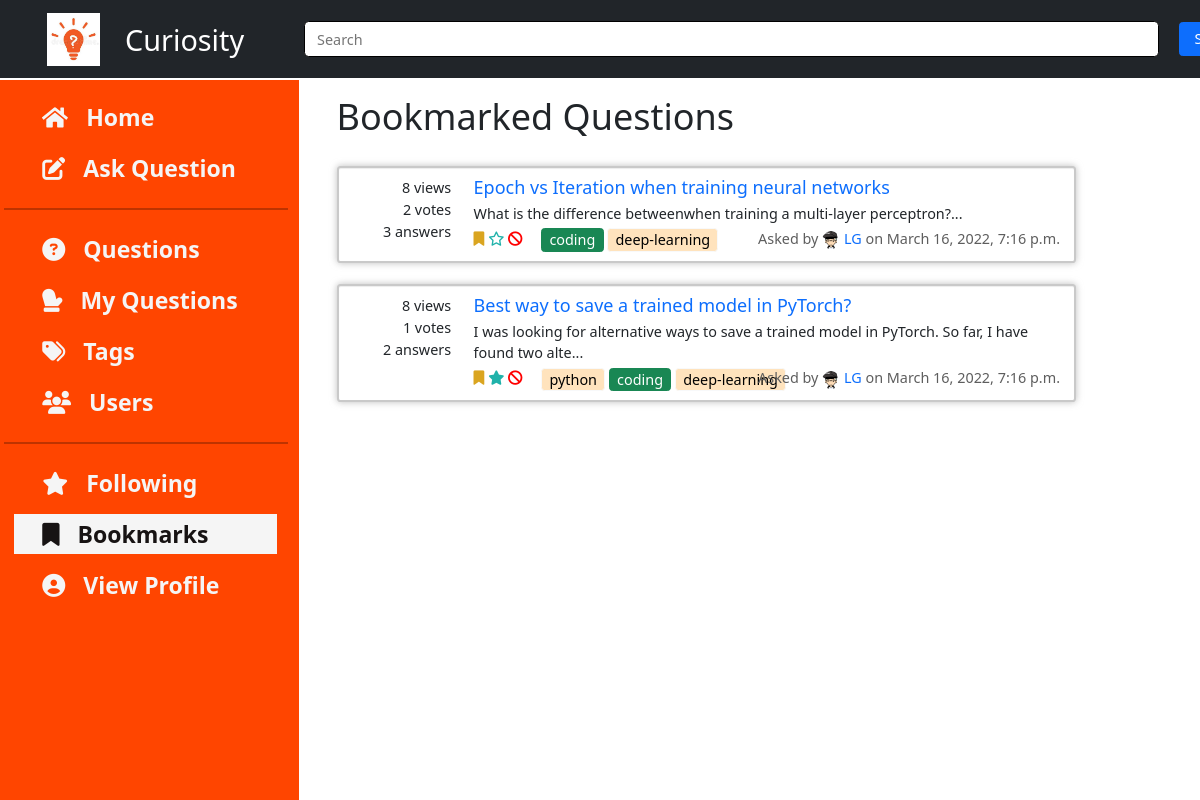
Screenshot of /home/bookmarks/ (signed in) with the database file from the repository.
### questions/models.py (models this page shows, shortened)
class Question(Content):
    title = models.CharField(max_length=100)
    tags = models.ManyToManyField(to='tags.Tag', blank=False)
    viewedBy = models.ManyToManyField(to='users.User', related_name='viewedBy', blank=True)
    def get_summary_text(self):
        text = re.sub(r'<.*?>|&+.*;+', '', self.text)
        return text[:100] + '...'
    class Meta:
        ordering = ['-pub_date']

### home/models.py (models this page shows, shortened)
class Content(models.Model):
    text = RichTextField(blank=False)
    author = models.ForeignKey(to='users.User', on_delete=models.SET_NULL, related_name='author', null=True)
    anonymous = models.BooleanField(default=False)
    pub_date = models.DateTimeField('date published', default = datetime.now(), blank=True, null=True)
    likedBy = models.ManyToManyField(to='users.User', related_name='likedBy', blank=True)
    dislikedBy = models.ManyToManyField(to='users.User', related_name='dislikedBy', blank=True)
    def get_votes(self):
        return self.likedBy.count() - self.dislikedBy.count()
    def get_author_name(self):
        if self.anonymous:
            return 'Anonymous User'
        else:
            return self.author.username

### tags/models.py (models this page shows, shortened)
class Tag(models.Model):
    name = models.CharField(max_length=50)

### users/models.py (models this page shows, shortened)
class User(AbstractUser):
    username = models.CharField(max_length=25,blank=False,unique=True)
    email = models.EmailField(
        verbose_name='email address',
        max_length=50,
        unique=True,
        blank=False,
        validators=[EmailValidator()]
    )
    name = models.CharField(max_length=30, blank=True, null=True)
    profile_image = models.ImageField(upload_to='profile_image', default='default.jpg')
    blocked = models.BooleanField(default=False)
    followingQuestions = models.ManyToManyField(to='questions.Question', related_name='users_following', blank=True)
    bookmarkQuestions = models.ManyToManyField(to='questions.Question', related_name='users_bookmarked', blank=True)
    favouriteTags = models.ManyToManyField(to='tags.Tag', blank=True)
    objects = UserInfoManager()
    USERNAME_FIELD = 'email'
    REQUIRED_FIELDS = ['username' ]

### home/views.py (the view)
# urls.py: path('bookmarks/', views.bookView, name='bookmarks'),                # bookmarks page
def bookView(request):
    user = User.objects.filter(
        id=request.user.id).values_list('bookmarkQuestions')
    bookQuestions = Question.objects.filter(id__in=user).distinct()
    context = {
        'questions': bookQuestions,
        'pop_tags': get_popular_tags()
    }
    return render(request, 'home/bookmark_questions.html', context=context)

### home/views.py (called while the page is built)
def get_popular_tags():
    return sorted(Tag.objects.all(), key=lambda x: x.question_set.count(), reverse=True)[:10]

### home/templates/home/bookmark_questions.html (shortened to what this page needs)
{% extends 'questions_list.html' %}
{% block heading %}
Bookmarked Questions
{% endblock %}

### templates/questions_list.html (shortened to what this page needs)
{% extends 'base.html' %}
{% block insert_content %}
<h1 class="container">
    {% block heading %}{% endblock %}
</h1>
<br>
<div class="container">
    {% if questions %}
    {%for question in questions%}
    <div class="card d-flex flex-row "
        style="box-shadow: 0 1px 1px rgba(0, 0, 0, 0.075) inset, 0 0 8px rgba(146, 146, 146, 0.6);">
        <div class="d-flex flex-column align-middle ques-stats">
            <span>{{question.viewedBy.count}} views</span>
            <span>{{question.get_votes}} votes</span>
            <span>{{question.answer_set.count}} answers</span>
        </div>
        <div class="d-flex flex-column">
            <a href="{% url 'questions:view_question' question_id=question.id %}" style="text-decoration: none;">
                <h5 style="margin-bottom: 4px;">{{question.title}}</h5>
            </a>
            <div style="margin-bottom: 4px;">{{question.get_summary_text}}</div>
            <div class="d-flex flex-row">
                <span>
                    <form class="follow-bookmark-form icon-only-buttons" style="display:inline">
                        <button type="submit" class="bookmark" name="action" , value="bookmark" data-toggle="tooltip" data-placement="bottom" title="Bookmark">
                            {% if user in question.users_bookmarked.all %}
                            <i class="fa-solid fa-bookmark"></i>
                            {% else %}
                            <i class="fa-regular fa-bookmark"></i>
                            {% endif %}
                        </button>
                        <button type="submit" class="follow" name="action" , value="follow" data-toggle="tooltip" data-placement="bottom" title="Follow">
                            {% if user in question.users_following.all %}
                            <i class="fa-solid fa-star"></i>
                            {% else %}
                            <i class="fa-regular fa-star"></i>
                            {% endif %}
                        </button>
                    </form>
                    {% if not user.blocked %}
                    <button type="button" class="report-button" data-bs-toggle="modal" data-bs-target="#staticBackdrop"  data-toggle="tooltip" data-placement="bottom" title="Report">
                        <i class="fa-solid fa-ban" style="color: red;"></i>
                    </button>
                    {% endif %}
                    {% for tag in question.tags.all %}
                    {% if tag in user.favouriteTags.all %}
                    <a class="btn btn-success" style="padding: 0px 8px;" href="{% url 'home:tags' tagname=tag.name%}"
                        class="tag_questions">{{tag.name}}</a>
                    {% else %}
                    <a class="btn btn-light" style="padding: 0px 8px; background-color: rgb(255, 227, 189);"
                        href="{% url 'home:tags' tagname=tag.name%}" class="tag_questions">{{tag.name}}</a>
                    {% endif %}
                    {% endfor %}
                </span>
                <div class="text-right" style="position: absolute; right: 16px; color: rgb(94, 94, 94);">Asked by
                    {% if question.get_author_name == 'Anonymous User' %}
                    someone
                    {% else %}
                    <a style="text-decoration: none;" href="{% url 'users:view_user' question.author.id %}">
                        <img src="{{question.author.profile_image.url}}" width="20" height="20"
                            style="border-radius: 50%;">
                        {{question.author.username}}</a>
                    {% endif %}
                    on {{question.pub_date}}
                </div>
            </div>
        </div>
    </div>
    <br />
    {%endfor%}
    {% else %}
    <h2>
        {% block empty_message %}
        No questions to display.
        {% endblock %}
    </h2>
    {% endif %}
</div>
{% endblock %}
{% block insert_right_bar %}
<br> <br> <br>
{% endblock %}

### static/css/master.css (style rules this page uses)
* { margin: 0; padding: 0; }
html { scroll-behavior: smooth; zoom: 90%; }
:root { --navbar-height: 59px; }
.icon-only-buttons button { background-color: transparent; border: none; color: black; padding: 0; margin: 0; }
.icon-only-buttons .fa-bookmark { color: goldenrod; }
.icon-only-buttons .fa-star { color: lightseagreen; }
.report-button { background-color: transparent; border: none; color: black; padding: 0; margin: 0; }
.card { padding: 10px; border: 3px solid rgb(201, 201, 201); }
.ques-stats span { width: 25%; min-width: 140px; text-align: right; padding-right: 25px; }

### rows the page displays
Question: viewedBy.count "8", get_votes "2", answer_set.count "3", title "Epoch vs Iteration when training neural networks", get_summary_text "What is the difference betweenwhen training a multi-layer perceptron?...", author.profile_image (placeholder picture), author.username "LG", pub_date "March 16, 2022, 7:16 p.m."
Tag: name "coding"
Tag: name "deep-learning"
Question: viewedBy.count "8", get_votes "1", answer_set.count "2", title "Best way to save a trained model in PyTorch?", get_summary_text "I was looking for alternative ways to save a trained model in PyTorch. So far, I have found two alte...", author.profile_image (placeholder picture), author.username "LG", pub_date "March 16, 2022, 7:16 p.m."
Tag: name "python"
